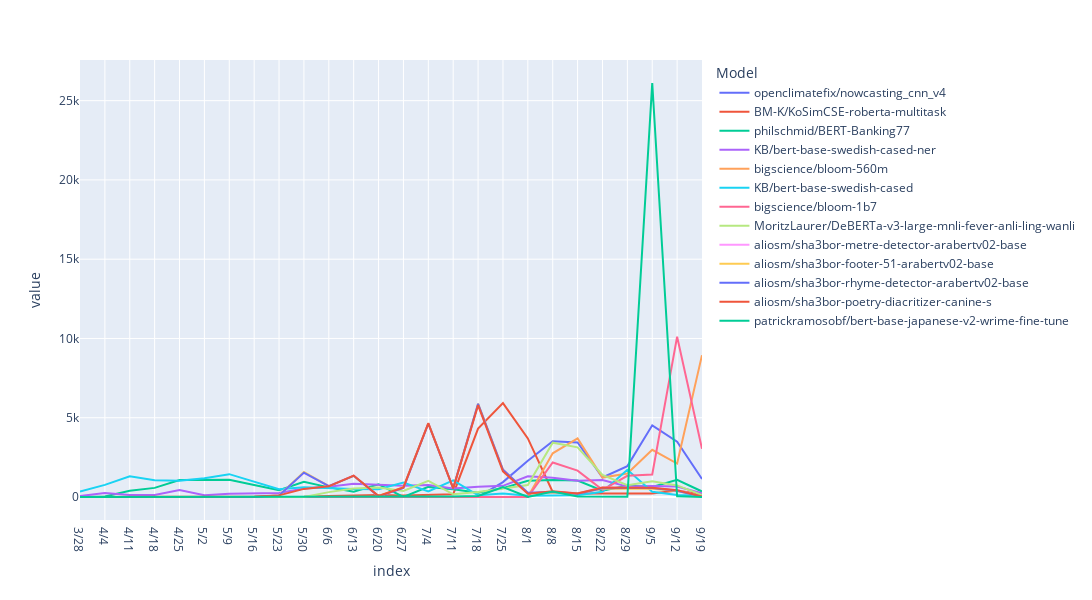

This figure's notebook cell:
### Code cell
df_popular_mod.plot(kind='line', width=1400, height=600) #models that have mean downloads >= 500 but <= 1500

### Figure 1 — Plotly figure (JSON) as saved in the notebook; plotly's stock layout.template omitted (floating-point values rounded to 4 significant figures)
{"data": [{"hovertemplate": "Model=openclimatefix/nowcasting_cnn_v4<br>index=%{x}<br>value=%{y}<extra></extra>", "legendgroup": "openclimatefix/nowcasting_cnn_v4", "line": {"color": "#636efa", "dash": "solid"}, "marker": {"symbol": "circle"}, "mode": "lines", "name": "openclimatefix/nowcasting_cnn_v4", "orientation": "v", "showlegend": true, "type": "scatter", "x": ["3/28", "4/4", "4/11", "4/18", "4/25", "5/2", "5/9", "5/16", "5/23", "5/30", "6/6", "6/13", "6/20", "6/27", "7/4", "7/11", "7/18", "7/25", "8/1", "8/8", "8/15", "8/22", "8/29", "9/5", "9/12", "9/19"], "xaxis": "x", "y": [0, 0, 0, 0, 0, 0, 0, 0, 0, 0, 0, 0, 0, 0, 0, 0, 0, 942, 2290, 3522, 3436, 1230, 1949, 4522, 3490, 1140], "yaxis": "y"}, {"hovertemplate": "Model=BM-K/KoSimCSE-roberta-multitask<br>index=%{x}<br>value=%{y}<extra></extra>", "legendgroup": "BM-K/KoSimCSE-roberta-multitask", "line": {"color": "#EF553B", "dash": "solid"}, "marker": {"symbol": "circle"}, "mode": "lines", "name": "BM-K/KoSimCSE-roberta-multitask", "orientation": "v", "showlegend": true, "type": "scatter", "x": ["3/28", "4/4", "4/11", "4/18", "4/25", "5/2", "5/9", "5/16", "5/23", "5/30", "6/6", "6/13", "6/20", "6/27", "7/4", "7/11", "7/18", "7/25", "8/1", "8/8", "8/15", "8/22", "8/29", "9/5", "9/12", "9/19"], "xaxis": "x", "y": [0, 0, 0, 0, 0, 0, 0, 0, 0, 23, 67, 111, 127, 94, 156, 179, 4316, 5921, 3695, 313, 224, 233, 201, 224, 410, 151], "yaxis": "y"}, {"hovertemplate": "Model=philschmid/BERT-Banking77<br>index=%{x}<br>value=%{y}<extra></extra>", "legendgroup": "philschmid/BERT-Banking77", "line": {"color": "#00cc96", "dash": "solid"}, "marker": {"symbol": "circle"}, "mode": "lines", "name": "philschmid/BERT-Banking77", "orientation": "v", "showlegend": true, "type": "scatter", "x": ["3/28", "4/4", "4/11", "4/18", "4/25", "5/2", "5/9", "5/16", "5/23", "5/30", "6/6", "6/13", "6/20", "6/27", "7/4", "7/11", "7/18", "7/25", "8/1", "8/8", "8/15", "8/22", "8/29", "9/5", "9/12", "9/19"], "xaxis": "x", "y": [13, 35, 387, 576, 1068, 1086, 1086, 758, 423, 963, 607, 334, 805, 0, 638, 496, 272, 561, 1025, 1077, 1043, 399, 732, 635, 1085, 349], "yaxis": "y"}, {"hovertemplate": "Model=KB/bert-base-swedish-cased-ner<br>index=%{x}<br>value=%{y}<extra></extra>", "legendgroup": "KB/bert-base-swedish-cased-ner", "line": {"color": "#ab63fa", "dash": "solid"}, "marker": {"symbol": "circle"}, "mode": "lines", "name": "KB/bert-base-swedish-cased-ner", "orientation": "v", "showlegend": true, "type": "scatter", "x": ["3/28", "4/4", "4/11", "4/18", "4/25", "5/2", "5/9", "5/16", "5/23", "5/30", "6/6", "6/13", "6/20", "6/27", "7/4", "7/11", "7/18", "7/25", "8/1", "8/8", "8/15", "8/22", "8/29", "9/5", "9/12", "9/19"], "xaxis": "x", "y": [70, 246, 133, 121, 440, 104, 207, 223, 249, 536, 644, 837, 796, 716, 752, 544, 639, 705, 1308, 1211, 1018, 1073, 655, 699, 663, 241], "yaxis": "y"}, {"hovertemplate": "Model=bigscience/bloom-560m<br>index=%{x}<br>value=%{y}<extra></extra>", "legendgroup": "bigscience/bloom-560m", "line": {"color": "#FFA15A", "dash": "solid"}, "marker": {"symbol": "circle"}, "mode": "lines", "name": "bigscience/bloom-560m", "orientation": "v", "showlegend": true, "type": "scatter", "x": ["3/28", "4/4", "4/11", "4/18", "4/25", "5/2", "5/9", "5/16", "5/23", "5/30", "6/6", "6/13", "6/20", "6/27", "7/4", "7/11", "7/18", "7/25", "8/1", "8/8", "8/15", "8/22", "8/29", "9/5", "9/12", "9/19"], "xaxis": "x", "y": [0, 0, 0, 0, 0, 0, 0, 0, 0, 0, 0, 0, 0, 0, 0, 0, 0, 0, 0, 2754, 3697, 1227, 1478, 2976, 2112, 8948], "yaxis": "y"}, {"hovertemplate": "Model=KB/bert-base-swedish-cased<br>index=%{x}<br>value=%{y}<extra></extra>", "legendgroup": "KB/bert-base-swedish-cased", "line": {"color": "#19d3f3", "dash": "solid"}, "marker": {"symbol": "circle"}, "mode": "lines", "name": "KB/bert-base-swedish-cased", "orientation": "v", "showlegend": true, "type": "scatter", "x": ["3/28", "4/4", "4/11", "4/18", "4/25", "5/2", "5/9", "5/16", "5/23", "5/30", "6/6", "6/13", "6/20", "6/27", "7/4", "7/11", "7/18", "7/25", "8/1", "8/8", "8/15", "8/22", "8/29", "9/5", "9/12", "9/19"], "xaxis": "x", "y": [346, 764, 1303, 1057, 1032, 1178, 1441, 949, 495, 613, 541, 512, 492, 913, 346, 1052, 108, 224, 83, 74, 107, 332, 1713, 335, 133, 108], "yaxis": "y"}, {"hovertemplate": "Model=bigscience/bloom-1b7<br>index=%{x}<br>value=%{y}<extra></extra>", "legendgroup": "bigscience/bloom-1b7", "line": {"color": "#FF6692", "dash": "solid"}, "marker": {"symbol": "circle"}, "mode": "lines", "name": "bigscience/bloom-1b7", "orientation": "v", "showlegend": true, "type": "scatter", "x": ["3/28", "4/4", "4/11", "4/18", "4/25", "5/2", "5/9", "5/16", "5/23", "5/30", "6/6", "6/13", "6/20", "6/27", "7/4", "7/11", "7/18", "7/25", "8/1", "8/8", "8/15", "8/22", "8/29", "9/5", "9/12", "9/19"], "xaxis": "x", "y": [0, 0, 0, 0, 0, 0, 0, 0, 0, 0, 0, 0, 0, 0, 0, 0, 0, 0, 0, 2178, 1662, 448, 1334, 1422, 10113, 3039], "yaxis": "y"}, {"hovertemplate": "Model=MoritzLaurer/DeBERTa-v3-large-mnli-fever-anli-ling-wanli<br>index=%{x}<br>value=%{y}<extra></extra>", "legendgroup": "MoritzLaurer/DeBERTa-v3-large-mnli-fever-anli-ling-wanli", "line": {"color": "#B6E880", "dash": "solid"}, "marker": {"symbol": "circle"}, "mode": "lines", "name": "MoritzLaurer/DeBERTa-v3-large-mnli-fever-anli-ling-wanli", "orientation": "v", "showlegend": true, "type": "scatter", "x": ["3/28", "4/4", "4/11", "4/18", "4/25", "5/2", "5/9", "5/16", "5/23", "5/30", "6/6", "6/13", "6/20", "6/27", "7/4", "7/11", "7/18", "7/25", "8/1", "8/8", "8/15", "8/22", "8/29", "9/5", "9/12", "9/19"], "xaxis": "x", "y": [0, 0, 0, 0, 0, 0, 0, 0, 0, 0, 308, 541, 602, 384, 1025, 168, 310, 527, 756, 3423, 3132, 1391, 749, 997, 731, 119], "yaxis": "y"}, {"hovertemplate": "Model=aliosm/sha3bor-metre-detector-arabertv02-base<br>index=%{x}<br>value=%{y}<extra></extra>", "legendgroup": "aliosm/sha3bor-metre-detector-arabertv02-base", "line": {"color": "#FF97FF", "dash": "solid"}, "marker": {"symbol": "circle"}, "mode": "lines", "name": "aliosm/sha3bor-metre-detector-arabertv02-base", "orientation": "v", "showlegend": true, "type": "scatter", "x": ["3/28", "4/4", "4/11", "4/18", "4/25", "5/2", "5/9", "5/16", "5/23", "5/30", "6/6", "6/13", "6/20", "6/27", "7/4", "7/11", "7/18", "7/25", "8/1", "8/8", "8/15", "8/22", "8/29", "9/5", "9/12", "9/19"], "xaxis": "x", "y": [0, 0, 0, 0, 0, 0, 0, 6, 106, 1528, 699, 1349, 44, 581, 4659, 541, 5829, 1735, 250, 330, 237, 601, 588, 538, 437, 20], "yaxis": "y"}, {"hovertemplate": "Model=aliosm/sha3bor-footer-51-arabertv02-base<br>index=%{x}<br>value=%{y}<extra></extra>", "legendgroup": "aliosm/sha3bor-footer-51-arabertv02-base", "line": {"color": "#FECB52", "dash": "solid"}, "marker": {"symbol": "circle"}, "mode": "lines", "name": "aliosm/sha3bor-footer-51-arabertv02-base", "orientation": "v", "showlegend": true, "type": "scatter", "x": ["3/28", "4/4", "4/11", "4/18", "4/25", "5/2", "5/9", "5/16", "5/23", "5/30", "6/6", "6/13", "6/20", "6/27", "7/4", "7/11", "7/18", "7/25", "8/1", "8/8", "8/15", "8/22", "8/29", "9/5", "9/12", "9/19"], "xaxis": "x", "y": [0, 0, 0, 0, 0, 0, 0, 0, 102, 1577, 682, 1333, 65, 617, 4665, 546, 5887, 1722, 229, 282, 230, 517, 526, 516, 380, 24], "yaxis": "y"}, {"hovertemplate": "Model=aliosm/sha3bor-rhyme-detector-arabertv02-base<br>index=%{x}<br>value=%{y}<extra></extra>", "legendgroup": "aliosm/sha3bor-rhyme-detector-arabertv02-base", "line": {"color": "#636efa", "dash": "solid"}, "marker": {"symbol": "circle"}, "mode": "lines", "name": "aliosm/sha3bor-rhyme-detector-arabertv02-base", "orientation": "v", "showlegend": true, "type": "scatter", "x": ["3/28", "4/4", "4/11", "4/18", "4/25", "5/2", "5/9", "5/16", "5/23", "5/30", "6/6", "6/13", "6/20", "6/27", "7/4", "7/11", "7/18", "7/25", "8/1", "8/8", "8/15", "8/22", "8/29", "9/5", "9/12", "9/19"], "xaxis": "x", "y": [0, 0, 0, 0, 0, 0, 0, 3, 99, 1539, 685, 1337, 39, 574, 4636, 545, 5878, 1719, 263, 311, 201, 557, 571, 567, 389, 18], "yaxis": "y"}, {"hovertemplate": "Model=aliosm/sha3bor-poetry-diacritizer-canine-s<br>index=%{x}<br>value=%{y}<extra></extra>", "legendgroup": "aliosm/sha3bor-poetry-diacritizer-canine-s", "line": {"color": "#EF553B", "dash": "solid"}, "marker": {"symbol": "circle"}, "mode": "lines", "name": "aliosm/sha3bor-poetry-diacritizer-canine-s", "orientation": "v", "showlegend": true, "type": "scatter", "x": ["3/28", "4/4", "4/11", "4/18", "4/25", "5/2", "5/9", "5/16", "5/23", "5/30", "6/6", "6/13", "6/20", "6/27", "7/4", "7/11", "7/18", "7/25", "8/1", "8/8", "8/15", "8/22", "8/29", "9/5", "9/12", "9/19"], "xaxis": "x", "y": [0, 0, 0, 0, 0, 0, 0, 30, 102, 511, 671, 1352, 59, 609, 4650, 543, 5792, 1619, 206, 369, 222, 592, 586, 579, 433, 28], "yaxis": "y"}, {"hovertemplate": "Model=patrickramosobf/bert-base-japanese-v2-wrime-fine-tune<br>index=%{x}<br>value=%{y}<extra></extra>", "legendgroup": "patrickramosobf/bert-base-japanese-v2-wrime-fine-tune", "line": {"color": "#00cc96", "dash": "solid"}, "marker": {"symbol": "circle"}, "mode": "lines", "name": "patrickramosobf/bert-base-japanese-v2-wrime-fine-tune", "orientation": "v", "showlegend": true, "type": "scatter", "x": ["3/28", "4/4", "4/11", "4/18", "4/25", "5/2", "5/9", "5/16", "5/23", "5/30", "6/6", "6/13", "6/20", "6/27", "7/4", "7/11", "7/18", "7/25", "8/1", "8/8", "8/15", "8/22", "8/29", "9/5", "9/12", "9/19"], "xaxis": "x", "y": [0, 0, 0, 0, 0, 0, 0, 28, 7, 3, 3, 3, 6, 0, 34, 29, 65, 632, 3, 344, 25, 14, 13, 26114, 40, 4], "yaxis": "y"}], "layout": {"height": 600, "legend": {"title": {"text": "Model"}, "tracegroupgap": 0}, "margin": {"t": 60}, "width": 1400, "xaxis": {"anchor": "y", "domain": [0, 1], "title": {"text": "index"}}, "yaxis": {"anchor": "x", "domain": [0, 1], "title": {"text": "value"}}}}
